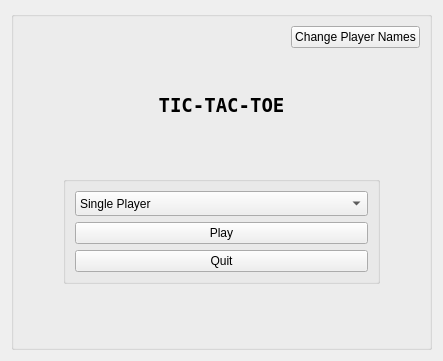
<?xml version="1.0" encoding="UTF-8"?>
<ui version="4.0">
 <class>Widget</class>
 <widget class="QWidget" name="Widget">
  <property name="geometry">
   <rect>
    <x>0</x>
    <y>0</y>
    <width>443</width>
    <height>361</height>
   </rect>
  </property>
  <property name="sizePolicy">
   <sizepolicy hsizetype="Preferred" vsizetype="Preferred">
    <horstretch>0</horstretch>
    <verstretch>0</verstretch>
   </sizepolicy>
  </property>
  <property name="windowTitle">
   <string>TIC-TAC-TOE</string>
  </property>
  <layout class="QHBoxLayout" name="horizontalLayout_3">
   <item>
    <widget class="QGroupBox" name="ComponentsGroup">
     <property name="title">
      <string/>
     </property>
     <layout class="QVBoxLayout" name="verticalLayout_3">
      <item>
       <layout class="QHBoxLayout" name="horizontalLayout">
        <item>
         <spacer name="horizontalSpacer">
          <property name="orientation">
           <enum>Qt::Horizontal</enum>
          </property>
          <property name="sizeHint" stdset="0">
           <size>
            <width>40</width>
            <height>20</height>
           </size>
          </property>
         </spacer>
        </item>
        <item>
         <widget class="QPushButton" name="changeNameButton">
          <property name="sizePolicy">
           <sizepolicy hsizetype="Minimum" vsizetype="Fixed">
            <horstretch>0</horstretch>
            <verstretch>0</verstretch>
           </sizepolicy>
          </property>
          <property name="maximumSize">
           <size>
            <width>150</width>
            <height>16777215</height>
           </size>
          </property>
          <property name="text">
           <string>Change Player Names</string>
          </property>
         </widget>
        </item>
       </layout>
      </item>
      <item>
       <spacer name="verticalSpacer_3">
        <property name="orientation">
         <enum>Qt::Vertical</enum>
        </property>
        <property name="sizeHint" stdset="0">
         <size>
          <width>20</width>
          <height>40</height>
         </size>
        </property>
       </spacer>
      </item>
      <item>
       <widget class="QLabel" name="label">
        <property name="font">
         <font>
          <family>Terminal</family>
          <pointsize>14</pointsize>
          <italic>false</italic>
          <bold>true</bold>
         </font>
        </property>
        <property name="text">
         <string>TIC-TAC-TOE</string>
        </property>
        <property name="alignment">
         <set>Qt::AlignCenter</set>
        </property>
       </widget>
      </item>
      <item>
       <spacer name="verticalSpacer">
        <property name="orientation">
         <enum>Qt::Vertical</enum>
        </property>
        <property name="sizeType">
         <enum>QSizePolicy::Preferred</enum>
        </property>
        <property name="sizeHint" stdset="0">
         <size>
          <width>20</width>
          <height>54</height>
         </size>
        </property>
       </spacer>
      </item>
      <item>
       <layout class="QHBoxLayout" name="horizontalLayout_2">
        <item>
         <spacer name="horizontalSpacer_2">
          <property name="orientation">
           <enum>Qt::Horizontal</enum>
          </property>
          <property name="sizeType">
           <enum>QSizePolicy::Minimum</enum>
          </property>
          <property name="sizeHint" stdset="0">
           <size>
            <width>40</width>
            <height>20</height>
           </size>
          </property>
         </spacer>
        </item>
        <item>
         <layout class="QVBoxLayout" name="verticalLayout">
          <item>
           <widget class="QGroupBox" name="groupBox">
            <property name="sizePolicy">
             <sizepolicy hsizetype="Expanding" vsizetype="Expanding">
              <horstretch>0</horstretch>
              <verstretch>0</verstretch>
             </sizepolicy>
            </property>
            <property name="styleSheet">
             <string notr="true"/>
            </property>
            <property name="title">
             <string/>
            </property>
            <layout class="QVBoxLayout" name="verticalLayout_2">
             <item>
              <widget class="QComboBox" name="comboBox">
               <property name="minimumSize">
                <size>
                 <width>0</width>
                 <height>25</height>
                </size>
               </property>
               <property name="styleSheet">
                <string notr="true"/>
               </property>
               <item>
                <property name="text">
                 <string>Single Player</string>
                </property>
               </item>
               <item>
                <property name="text">
                 <string>Two Player</string>
                </property>
               </item>
              </widget>
             </item>
             <item>
              <widget class="QPushButton" name="playButton">
               <property name="sizePolicy">
                <sizepolicy hsizetype="Preferred" vsizetype="Preferred">
                 <horstretch>0</horstretch>
                 <verstretch>0</verstretch>
                </sizepolicy>
               </property>
               <property name="text">
                <string>Play</string>
               </property>
              </widget>
             </item>
             <item>
              <widget class="QPushButton" name="exitButton">
               <property name="sizePolicy">
                <sizepolicy hsizetype="Minimum" vsizetype="Preferred">
                 <horstretch>0</horstretch>
                 <verstretch>0</verstretch>
                </sizepolicy>
               </property>
               <property name="styleSheet">
                <string notr="true">border-color: rgb(255, 0, 0)</string>
               </property>
               <property name="text">
                <string>Quit</string>
               </property>
              </widget>
             </item>
            </layout>
           </widget>
          </item>
         </layout>
        </item>
        <item>
         <spacer name="horizontalSpacer_3">
          <property name="orientation">
           <enum>Qt::Horizontal</enum>
          </property>
          <property name="sizeType">
           <enum>QSizePolicy::Minimum</enum>
          </property>
          <property name="sizeHint" stdset="0">
           <size>
            <width>40</width>
            <height>20</height>
           </size>
          </property>
         </spacer>
        </item>
       </layout>
      </item>
      <item>
       <spacer name="verticalSpacer_2">
        <property name="orientation">
         <enum>Qt::Vertical</enum>
        </property>
        <property name="sizeType">
         <enum>QSizePolicy::Preferred</enum>
        </property>
        <property name="sizeHint" stdset="0">
         <size>
          <width>20</width>
          <height>54</height>
         </size>
        </property>
       </spacer>
      </item>
     </layout>
    </widget>
   </item>
  </layout>
 </widget>
 <resources/>
 <connections/>
</ui>
